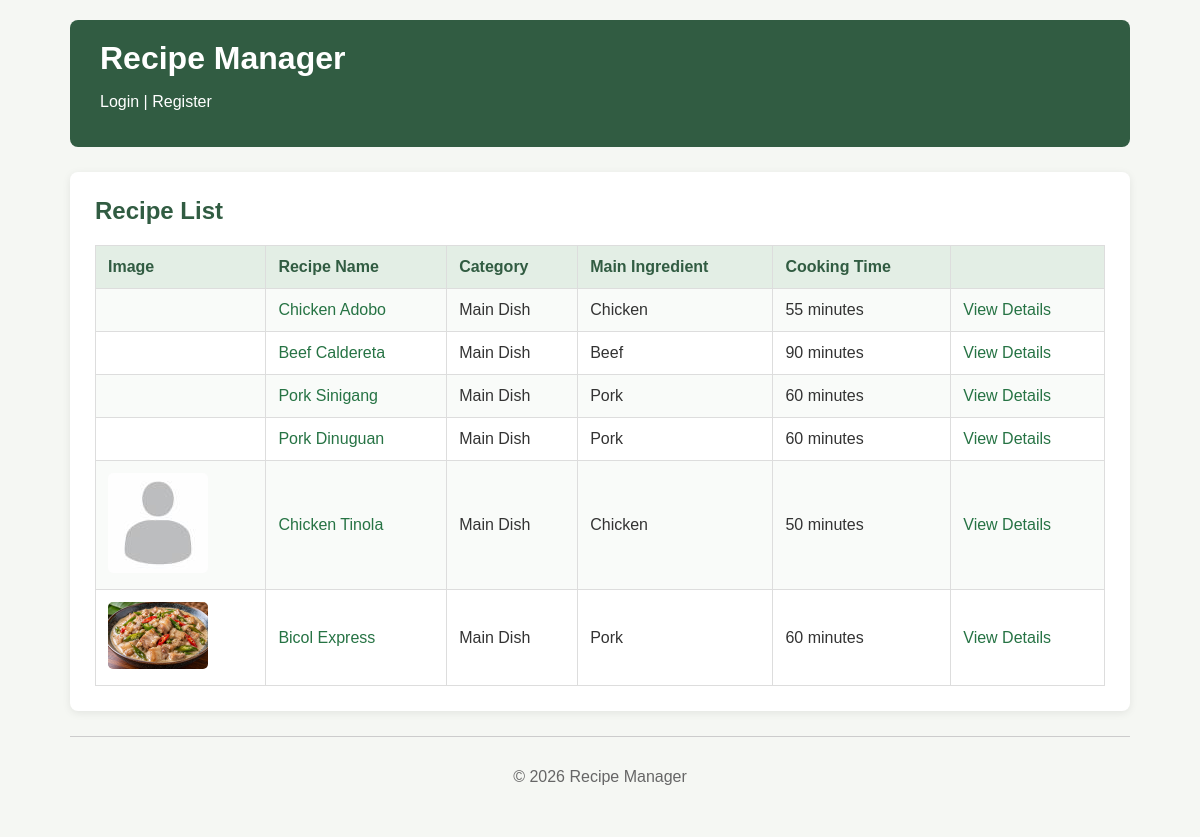
Before: / with the older database file.
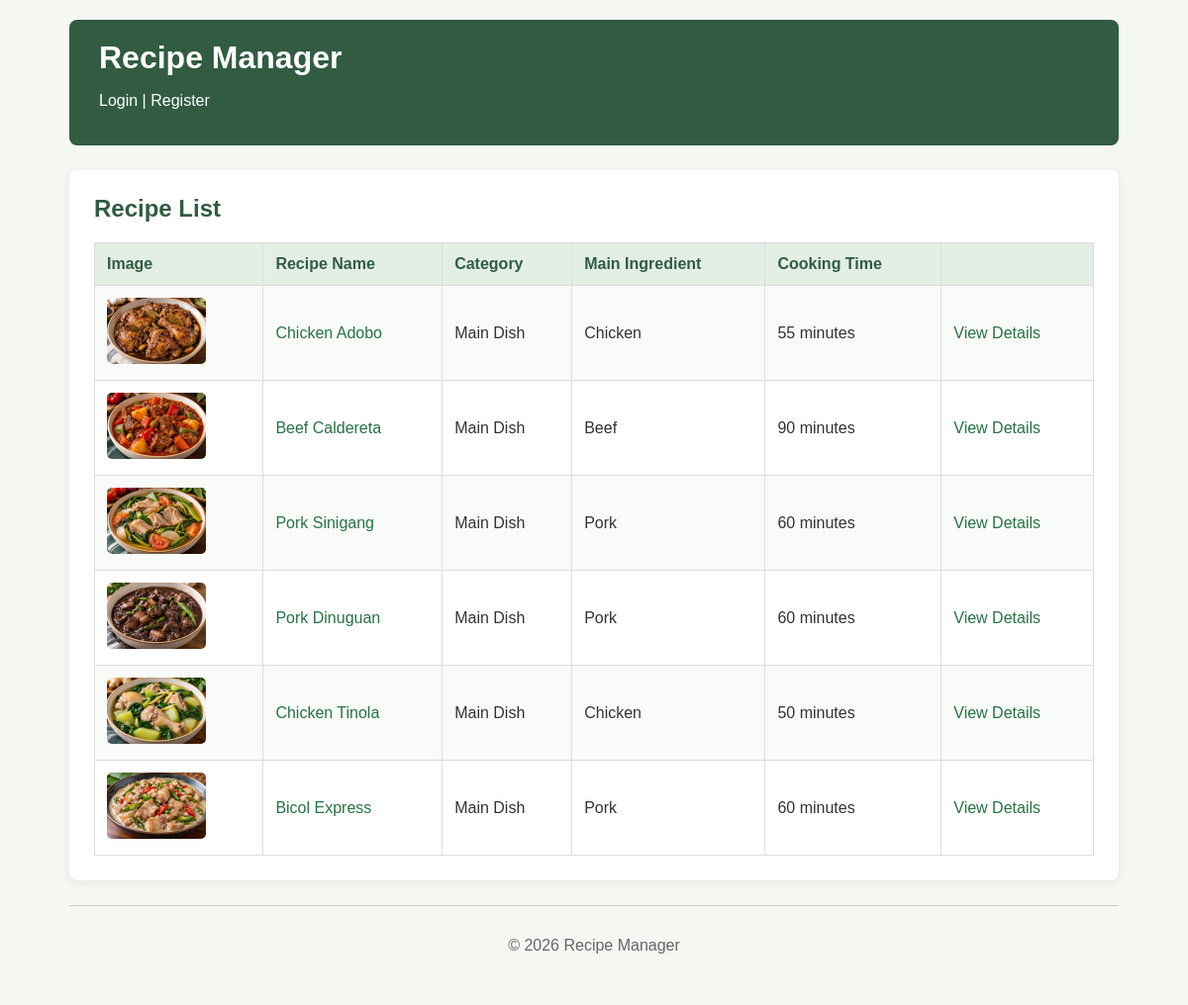
After: the same page with the newer database file.
### tables this page shows
CREATE TABLE `recipes` (
  `recipeID` int(11) NOT NULL,
  `recipeName` varchar(100) NOT NULL,
  `category` varchar(50) NOT NULL,
  `mainIngredient` varchar(100) NOT NULL,
  `cookingTime` int(11) NOT NULL,
  `recipeImage` varchar(255) DEFAULT NULL
);

### index.php (the view, shortened to what this page needs)
<?php
require('database.php');
$query = 'SELECT * FROM recipes';
$statement = $db->prepare($query);
$statement->execute();
$recipes = $statement->fetchAll();
?>
<!DOCTYPE html>
<html>
<head>
    <link rel="stylesheet" href="css/recipe.css">
</head>
<body>
    <header>
        <h1>Recipe Manager</h1>
        <?php if (isset($_SESSION['userID'])) : ?>
            <p>
                Welcome,
                <?php echo htmlspecialchars($_SESSION['userName']); ?>!
            </p>
            <p>
                <a href="logout.php" style="color: white;">Logout</a>
            </p>
        <?php else : ?>
            <p>
                <a href="login_form.php" style="color: white;">Login</a>
                |
                <a href="registration_form.php" style="color: white;">Register</a>
            </p>
        <?php endif; ?>
    </header>
    <main>
        <h2>Recipe List</h2>
        <table>
            <tr>
                <th>Image</th>
                <th>Recipe Name</th>
                <th>Category</th>
                <th>Main Ingredient</th>
                <th>Cooking Time</th>
                <th>&nbsp;</th>
            </tr>
            <?php foreach ($recipes as $recipe) : ?>
                <tr>
                    <td>
                        <?php if ($recipe['recipeImage'] != null) : ?>
                            <img src="images/<?php echo htmlspecialchars($recipe['recipeImage']); ?>"
                                 alt="<?php echo htmlspecialchars($recipe['recipeName']); ?>">
                        <?php endif; ?>
                    </td>
                    <td>
                        <a href="recipe_details.php?recipeID=<?php echo $recipe['recipeID']; ?>">
                            <?php echo htmlspecialchars($recipe['recipeName']); ?>
                        </a>
                    </td>
                    <td><?php echo htmlspecialchars($recipe['category']); ?></td>
                    <td><?php echo htmlspecialchars($recipe['mainIngredient']); ?></td>
                    <td><?php echo htmlspecialchars($recipe['cookingTime']); ?> minutes</td>
                    <td>
                        <a href="recipe_details.php?recipeID=<?php echo $recipe['recipeID']; ?>">
                            View Details
                        </a>
                    </td>
                </tr>
            <?php endforeach; ?>
        </table>
    </main>
    <footer>
        <p>&copy; 2026 Recipe Manager</p>
    </footer>
</body>
</html>

### css/recipe.css (style rules this page uses)
* { box-sizing: border-box; }
body { font-family: Arial, Helvetica, sans-serif; max-width: 1100px; margin: 0 auto; padding: 20px; background-color: #f5f7f3; color: #333333; }
header { background-color: #315c42; color: white; padding: 20px 30px; border-radius: 8px; margin-bottom: 25px; }
h1 { color: white; margin: 0; }
main { background-color: white; padding: 25px; border-radius: 8px; box-shadow: 0 2px 8px rgba(0, 0, 0, 0.08); }
h2 { color: #315c42; margin-top: 0; }
table { border-collapse: collapse; width: 100%; margin-top: 20px; }
th, td { border: 1px solid #dddddd; padding: 12px; text-align: left; vertical-align: middle; }
th { background-color: #e3eee5; color: #315c42; }
tr:nth-child(even) { background-color: #f9fbf9; }
td img { max-width: 100px; height: auto; border-radius: 5px; }
a { color: #267344; text-decoration: none; }
footer { text-align: center; color: #666666; border-top: 1px solid #cccccc; margin-top: 25px; padding: 15px; }

Changed rows visible on the page:
changed recipes "Chicken Adobo": recipeImage: picture added
changed recipes "Beef Caldereta": recipeImage: picture added
changed recipes "Pork Sinigang": recipeImage: picture added
changed recipes "Pork Dinuguan": recipeImage: picture added
changed recipes "Chicken Tinola": recipeImage: picture added in place of a placeholder
